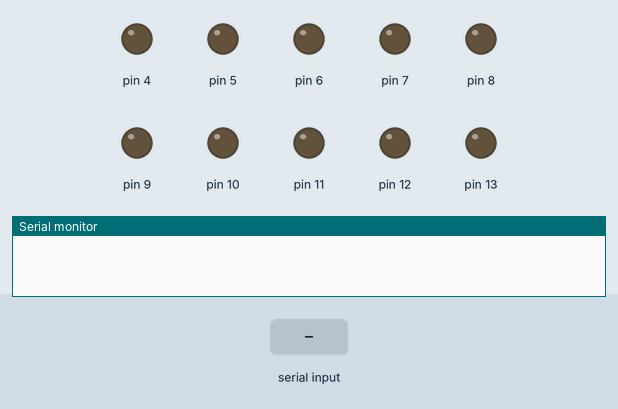
The sketch below on a simulated Arduino Uno, built with avr-gcc and run on an emulated ATmega328P. Shown: output pins drawn as LEDs (lit = HIGH), the last lines printed to the serial monitor. The test bench sets the inputs (shaded band).

Above: at 1.2 s.
1.3 s: "1" received over Serial
At 2.1 s:
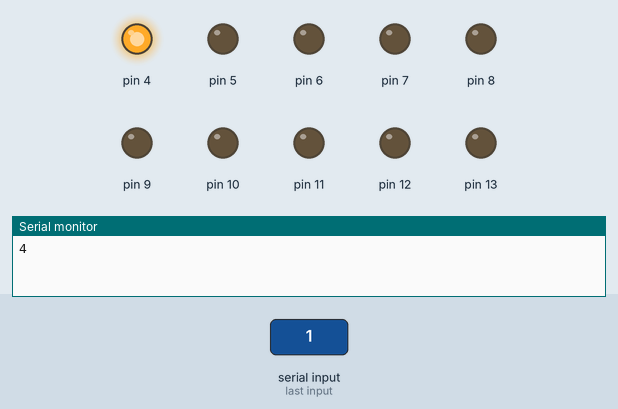
4.3 s: "2" received over Serial
At 5.55 s:
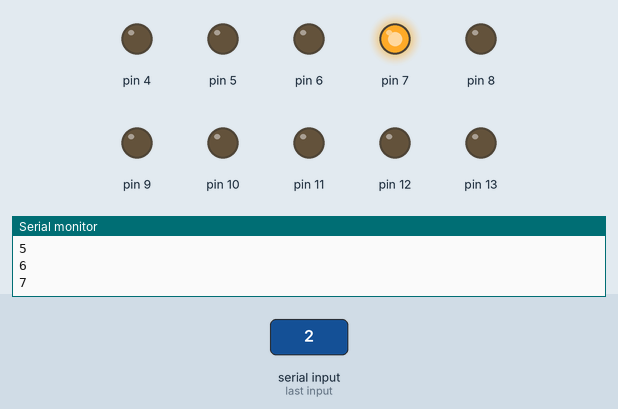
7.3 s: "3" received over Serial
At 7.5 s:
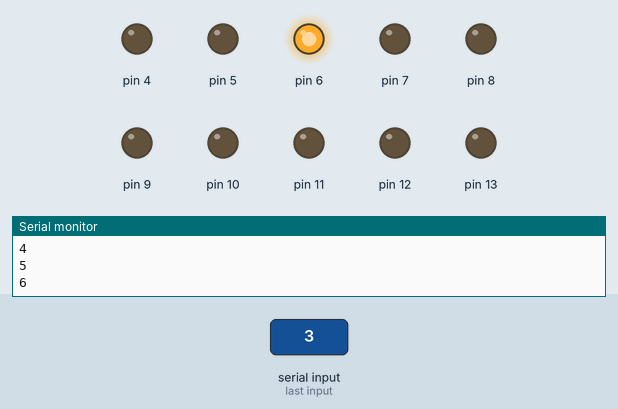
10.3 s: "4" received over Serial
At 11.1 s:
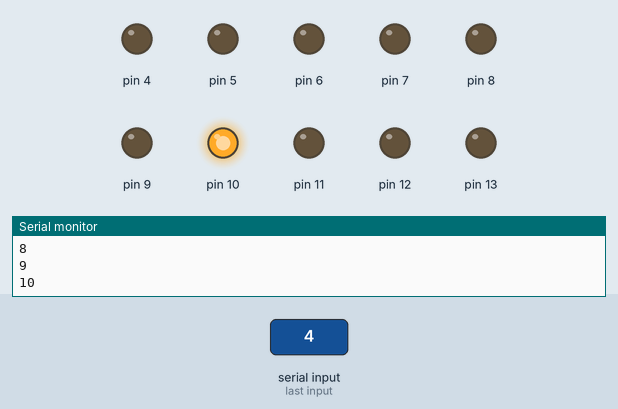
Timing chart, 0 to 13.0 s (numbered marks = the images above; inputs shaded):
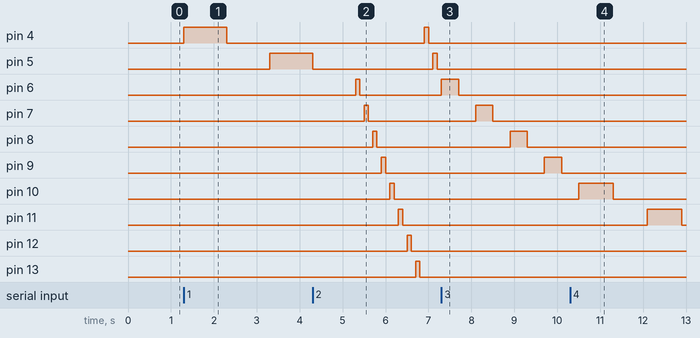

Measured:
- after the input at 1.3 s, pin 4: LOW → HIGH at once, → LOW 1.0 s later; pin 5: LOW → HIGH after 2.0 s
- after the input at 4.3 s, pin 4: LOW → HIGH after 2.6 s, → LOW 0.10 s later; pin 7: LOW → HIGH after 1.2 s, → LOW 0.10 s later; pin 8: LOW → HIGH after 1.4 s, → LOW 0.10 s later; pin 9: LOW → HIGH after 1.6 s, → LOW 0.10 s later; pin 10: LOW → HIGH after 1.8 s, → LOW 0.10 s later
- after the input at 7.3 s, pin 4: stays LOW (without the input it goes to HIGH after 1.6 s); pin 5: stays LOW (without the input it goes to HIGH after 1.8 s); pin 10: stops changing and stays LOW; pin 11: stays LOW (without the input it goes to HIGH after 1.0 s); pin 12: stays LOW (without the input it goes to HIGH after 1.2 s)
- after the input at 10.3 s, pin 12: stays LOW (without the input it goes to HIGH after 1.8 s); pin 13: stays LOW (without the input it goes to HIGH after 2.6 s)

The sketch:

runningLEDnew.ino
```cpp
#define LED1 4
#define LED2 5
#define LED3 6
#define LED4 7
#define LED5 8
#define LED6 9
#define LED7 10
#define LED8 11
#define LED9 12
#define LED10 13

void setup() {
  Serial.begin(57600);
  setPinMode();
}

char command;
bool mulai = false;
int stopValue = 1000, inc = 4;
void loop(){
  if (Serial.available() >= 0) {
    command = (char) Serial.read();

    if(command == '1') {
      mulai = true;
    }

    if(command == '2'){
      stopValue = 100;
    }

    if(command == '3') {
      stopValue = 400;
    }

    if(command == '4') {
      stopValue = 800;
    }

  }

  if (mulai){
    //int inc = 4;
    //while (inc <= 13){
      Serial.println(inc);
      startRunningLED(stopValue,inc);
      inc++;
    //}
  }

  if (inc > 13)
    inc = 4;
}

void setPinMode(){
  for (int i = 4; i <= 13; i++)
  {
    /* code */
    pinMode(i,OUTPUT);
  }
}

void startRunningLED(int stop, int pinLED){
  digitalWrite(pinLED, HIGH);
  delay(stop);
  digitalWrite(pinLED,LOW);
  delay(stop);
}
```
